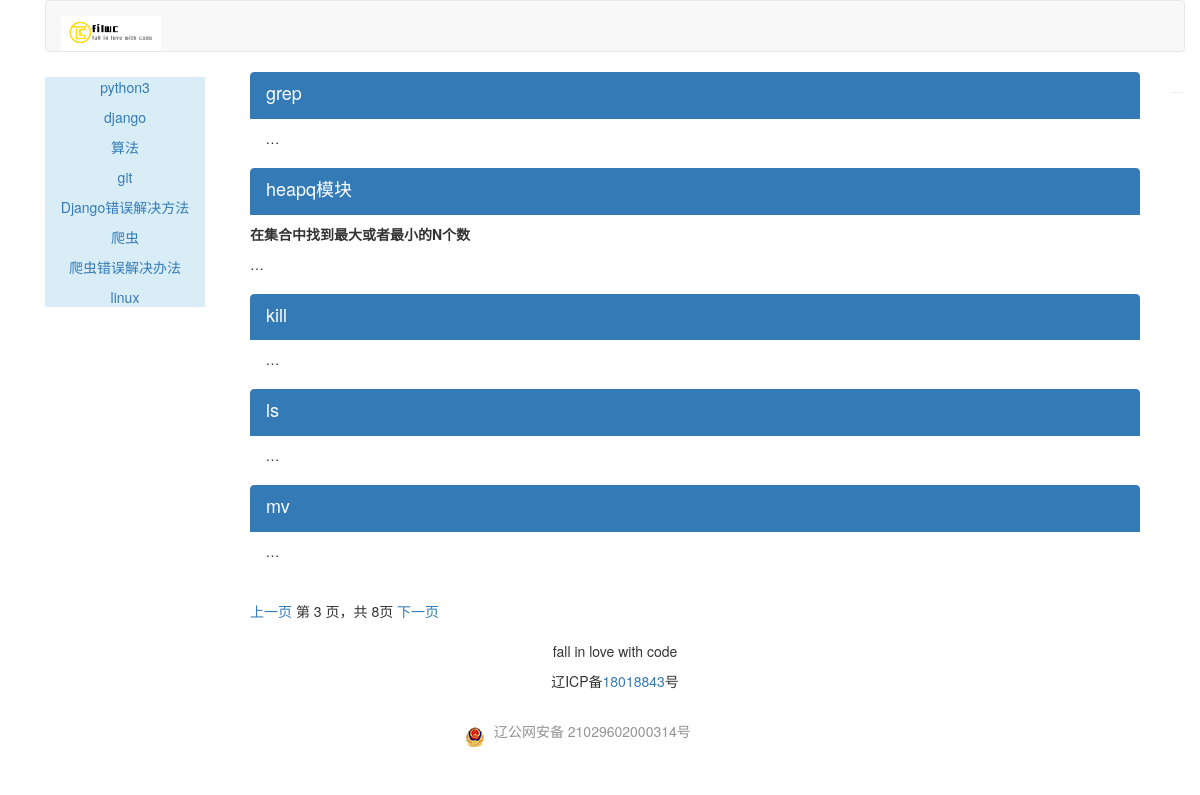
/?page=3, run on the app's committed database.
### article/models.py (models this page shows, shortened)
class ArticleColumn(models.Model):
    column = models.CharField(max_length = 200)
    created = models.DateField(auto_now_add = True)

class ArticlePost(models.Model):
    title = models.CharField(max_length = 200)
    slug = models.SlugField(max_length = 500)
    column = models.ForeignKey(ArticleColumn,related_name = "article_column")
    body = RichTextUploadingField()
    created = models.DateTimeField(default = timezone.now())
    updated = models.DateTimeField(auto_now = True)
    class Meta:
        ordering = ["title"]
        index_together = (('id','slug'),)
    def get_absolute_url(self):
        return reverse("blog:article_detail",args = [self.id,self.slug])

### blog/views.py (the view)
# urls.py: url(r'^$',views.blog,name = "blog"),
def blog(request):
    articles_list = ArticlePost.objects.all()
    columns = ArticleColumn.objects.all()
    paginator = Paginator(articles_list,5)
    page = request.GET.get('page')
    try:
        current_page = paginator.page(page)
        articles = current_page.object_list
    except PageNotAnInteger:
        current_page = paginator.page(1)
        articles = current_page.object_list
    except EmptyPage:
        current_page = paginator.page(paginator.num_pages)
        articles = current_page.object_list
    return render(request,"blog/blog.html",{"articles":articles,"columns":columns,"page":current_page})

### templates/blog/blog.html (shortened to what this page needs)
{% extends "blog/base.html" %}
{% block content %}
<div class="col-md-12">
    {% for article in articles %}
    <div class="list-group">
        <a href="{{ article.get_absolute_url }}" class="list-group-item active">
            <h4 class="list-group-item-heading">{{article.title}}</h4>
		</a>
        	{% autoescape off %}
        	<p class="list-group-item-text">{{article.body|truncatewords:'1'| linebreaks}}</p>
		{% endautoescape %}
    </div>
    {% endfor %}
{% include "paginator.html" %}
</div>
{% endblock %}

### templates/blog/leftslider.html
<div class = "bg-info">
	<div class = "text-center" style = "margin-top:5px">
			{% for column in columns %}
    		<p><a name = "sdsd" href = "{% url 'blog:article_list' column.column %}">{{ column.column }}</a></p>
			{% empty %}
			<p>还没有分类</p>
			{% endfor %}
	</div>
</div>

### data on the page
ArticleColumn: column "python3"
ArticleColumn: column "django"
ArticleColumn: column "算法"
ArticleColumn: column "git"
ArticleColumn: column "Django错误解决方法"
ArticleColumn: column "爬虫"
ArticleColumn: column "爬虫错误解决办法"
ArticleColumn: column "linux"
ArticlePost: title "grep", body "…"
ArticlePost: title "heapq模块", body "在集合中找到最大或者最小的N个数 …"
ArticlePost: title "kill", body "…"
ArticlePost: title "ls", body "…"
ArticlePost: title "mv", body "…"

### other printed values
{{ page.number }} "3"
{{ page.paginator.num_pages }} "8"
